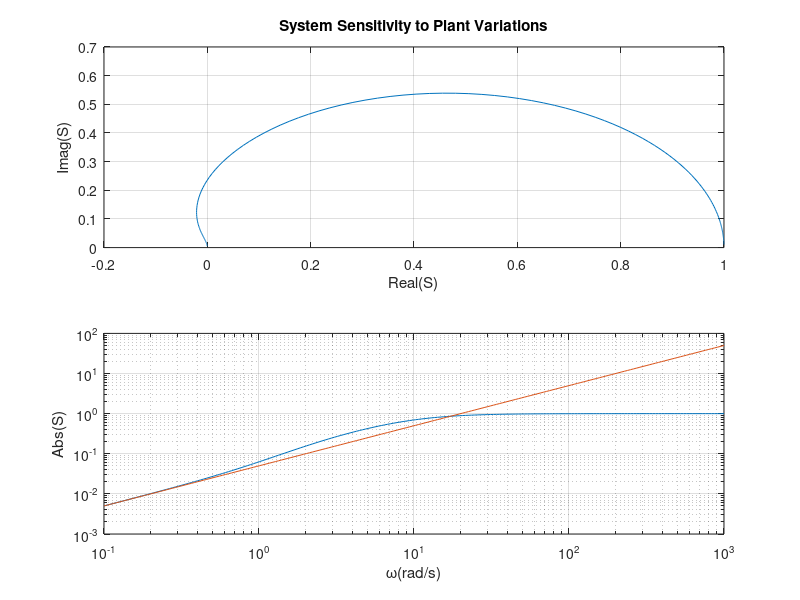

Write the MATLAB code that produced this figure.
% System ;Sensitivity Plot
%
K = 20;
num = [1 1 0];
den = [1 12 K];
w = logspace(-1, 3, 200);
s = w * 1i ;
n = s.^2 + s;
d = s.^2 + 12 * s + K;
S = n./d ;
n2 = s;
d2 = K;
S2 = n2./d2;
%
subplot(211);
plot(real(S), imag(S));
title('System Sensitivity to Plant Variations');
xlabel('Real(S)');
ylabel('Imag(S)');
grid;
subplot(212);
loglog(w, abs(S), w, abs(S2))
xlabel('\omega(rad/s)');
ylabel('Abs(S)');
grid;